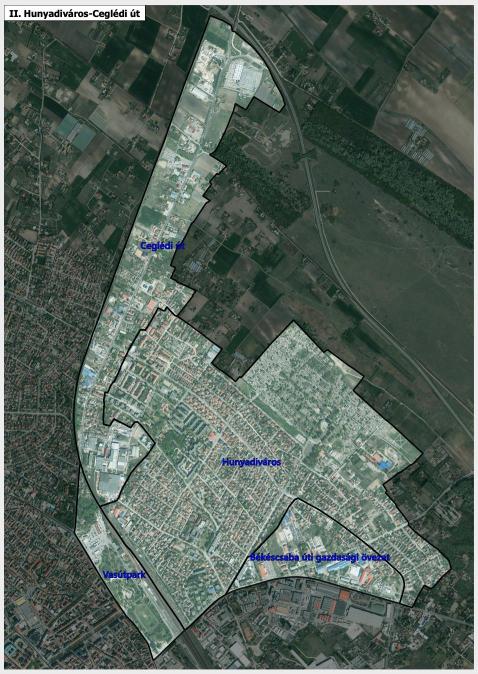
#> input picture data/neighborhoods/sources/municipal-kecskemet-figure74-first/figure74-p154-xref176.jpeg, 956 x 1348 px, found by its file name (shown at 1/2 size)
$ python initial-strict-black-trace.py
#> lines starting #> are read from the running program, lines starting #| are printed output that depends on the picture; after the words box and inside, x2 and y2 are one past the last pixel; in counts of white or black regions, pixels touching at a corner belong together
#!/usr/bin/env python3
"""Literal Figure74 black source-pixel contour for Hunyadiváros proper."""
import argparse
import hashlib
import heapq
import json
import math
from pathlib import Path
import sys
sys.dont_write_bytecode = True
P = Path(__file__).resolve().parent
SOURCE = P / 'figure74-p154-xref176.jpeg'
SOURCE_SHA = '1ecb076700d1be46f1712ca2c0ca1ed986581a99e5d5592b95b0b4511de30cd2'
LIMIT = 45
PAD = 14
A=(350,633)
SECTIONS = {
 'north-east': [A,(373,648),(400,667),(423,683),(442,697),(431,714),(423,727),(448,745),(471,762),(496,735),(523,706),(550,678),(586,641),(608,664),(631,687),(648,705),(655,700),(678,716),(700,737),(727,753),(707,780),(738,808),(769,838),(802,867),(826,888),(845,905),(829,922),(806,937),(786,951),(765,964),(772,979),(767,984),(781,997),(789,1007),(788,1018),(814,1043),(841,1067),(867,1090),(890,1110),(900,1121),(902,1138),(885,1152),(871,1165),(861,1176),(849,1171),(836,1192),(823,1213),(799,1206)],
 'economic-divider':[(799,1206),(804,1189),(808,1175),(809,1160),(803,1147),(786,1133),(761,1110),(736,1086),(713,1065),(688,1049),(659,1032),(628,1015),(594,997),(588,999),(574,1017),(560,1040),(545,1065),(530,1091),(515,1118),(498,1145),(482,1171),(454,1188)],
 'south-west':[(454,1188),(434,1202),(412,1218),(390,1239),(368,1259),(350,1232),(330,1205),(310,1176),(291,1148),(270,1119),(250,1088),(231,1061),(214,1037),(199,1013),(215,1008),(233,1002),(244,979),(254,955),(272,934),(292,914),(310,886),(292,864),(278,845),(269,844),(262,855),(243,846),(225,837),(219,851),(206,849),(207,822),(208,797),(209,784),(214,785),(222,763),(233,737),(244,713),(260,687),(280,660),(289,661),(302,638),(313,618),(327,623),(332,615),A]
}

def encode(v):
    return (json.dumps(v,ensure_ascii=False,indent=2,allow_nan=False)+'\n').encode()

def build(check=False):
#> called with check = False
    import numpy as np
    from PIL import Image,ImageDraw
    from shapely.geometry import Polygon
    from shapely.validation import explain_validity
    if hashlib.sha256(SOURCE.read_bytes()).hexdigest()!=SOURCE_SHA:
        raise ValueError('Changed exact source JPEG')
    image=Image.open(SOURCE).convert('RGB');rgb=np.asarray(image);value=rgb.max(axis=2)
#> in build, image is the input picture: PIL image 956x1348 RGB; mean R, G, B 85.2, 98.5, 89.9
#> after `value = rgb.max(axis=2)`:
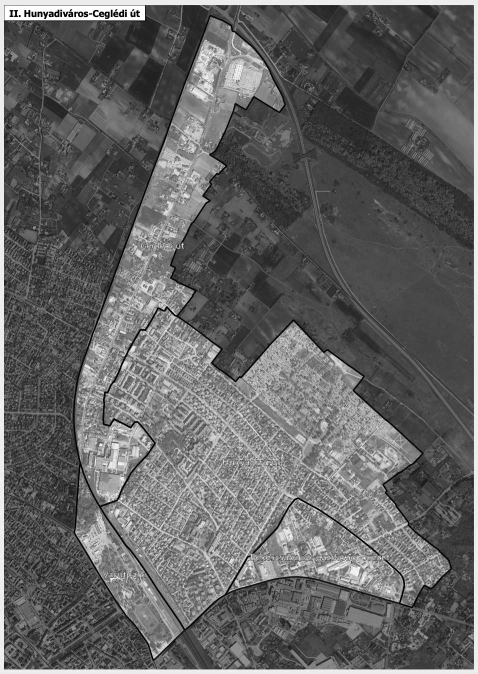
#> value: shape (1348, 956) (shown at 1/2 size); min 0, max 255, mean 99.3
    height,width=value.shape;allowed=value<=LIMIT;anchors={}
#> after `height, width = value.shape`: height = 1348; width = 956
#> after `allowed = value <= LIMIT`:
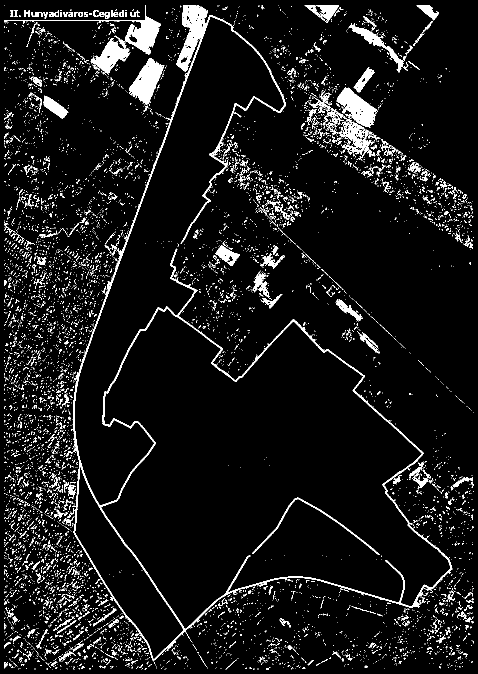
#> allowed: shape (1348, 956) bool (shown at 1/2 size); 6.9% white; 7968 white regions (7559 under 20 px), largest, box (x1, y1, x2, y2) and area: (144, 11, 904, 1323) 20629, (258, 116, 329, 211) 3249, (8, 10, 322, 109) 3193
    def anchor(p):
#> called with p = (350, 633)
        if p in anchors:return anchors[p]
        x,y=p;cs=[]
        for yy in range(max(0,y-9),min(height,y+10)):
            for xx in range(max(0,x-9),min(width,x+10)):
                if allowed[yy,xx]:
                    cs.append(((xx-x)**2+(yy-y)**2+float(value[yy,xx])*.01,(xx,yy)))
#> after the loop, cs = 85 items
        if not cs:raise ValueError('No actual black source pixel near '+str(p))
        anchors[p]=min(cs)[1];return anchors[p]
    # The main printed source-boundary network is one literal 8-connected
    # black component. This discards detached photographic dark specks when
    # looking up manual anchors; it never adds or changes an allowed pixel.
    start=anchor(A);stack=[start];component={start}
#> after `start = anchor(A)`: start = (350, 632)
#> after `stack = [start]`: stack = [(350, 632)]
#> after `component = {start}`: component = 1 item
    while stack:
        x,y=stack.pop()
        for dx,dy in [(1,0),(-1,0),(0,1),(0,-1),(1,1),(1,-1),(-1,1),(-1,-1)]:
            q=x+dx,y+dy
            if 0<=q[0]<width and 0<=q[1]<height and allowed[q[1],q[0]] and q not in component:
                component.add(q);stack.append(q)
#> this loop made 20629 passes
#> (x, y) on passes 1 to 3: (350, 632), (349, 631), (348, 630)
#> after the loop, component = 20629 items; stack = []
    allowed=np.zeros_like(allowed)
    for x,y in component:allowed[y,x]=True
#> this loop made 20629 passes
#> (x, y) on passes 1 to 3: (244, 509), (839, 1069), (239, 515)
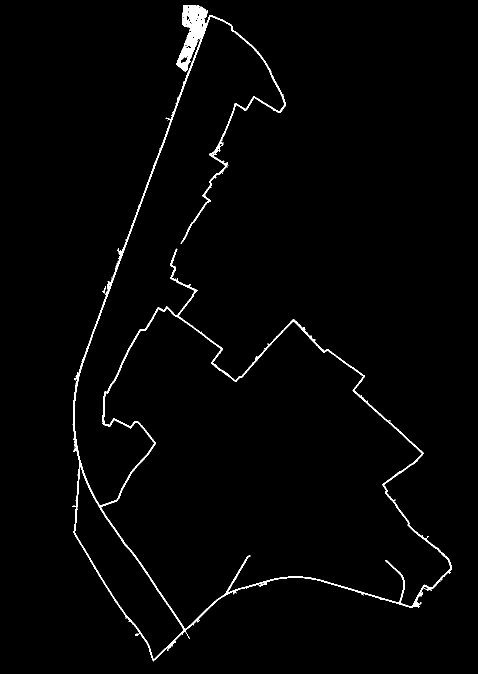
#> allowed: shape (1348, 956) bool (shown at 1/2 size); 1.6% white; 1 white region, box (x1, y1, x2, y2) and area: (144, 11, 904, 1323) 20629
    anchors={}
    def off_segment(p,a,b):
        dx,dy=b[0]-a[0],b[1]-a[1];den=dx*dx+dy*dy
        if not den:return math.dist(p,a)
        t=max(0,min(1,((p[0]-a[0])*dx+(p[1]-a[1])*dy)/den))
        return math.hypot(p[0]-a[0]-t*dx,p[1]-a[1]-t*dy)
    def path(a,b):
        lo=(max(0,min(a[0],b[0])-PAD),max(0,min(a[1],b[1])-PAD))
        hi=(min(width-1,max(a[0],b[0])+PAD),min(height-1,max(a[1],b[1])+PAD))
        best={a:0};back={};todo=[(0,a)]
        while todo:
            cost,u=heapq.heappop(todo)
            if cost!=best[u]:continue
            if u==b:break
            for dx,dy in [(1,0),(-1,0),(0,1),(0,-1),(1,1),(1,-1),(-1,1),(-1,-1)]:
                v=u[0]+dx,u[1]+dy
                if not(lo[0]<=v[0]<=hi[0] and lo[1]<=v[1]<=hi[1]) or not allowed[v[1],v[0]]:continue
                off=off_segment(v,a,b)
                if off>PAD:continue
                nc=cost+math.hypot(dx,dy)*(1+float(value[v[1],v[0]])*.04)+off*off*.001
                if nc<best.get(v,float('inf')):
                    best[v]=nc;back[v]=u;heapq.heappush(todo,(nc,v))
        if b not in best:raise ValueError('Disconnected actual source stroke '+str((a,b)))
        result=[b]
        while result[-1]!=a:result.append(back[result[-1]])
        return result[::-1]
    paths={}
    for key,seeds in SECTIONS.items():
        points=[]
        for a,b in zip(seeds,seeds[1:]):
            part=path(anchor(a),anchor(b));points+=part if not points else part[1:]
        paths[key]=points
    def joined(parts):
        result=[]
        for key,reverse in parts:
            section=paths[key][::-1] if reverse else paths[key]
            if result and result[-1]!=section[0]:raise ValueError('Disconnected original-source sections')
            result+=section if not result else section[1:]
        return result
    rings={'Hunyadiváros':joined([('north-east',False),('economic-divider',False),('south-west',False)])}
    records=[]
    for name,ring in rings.items():
        polygon=Polygon(ring)
        if ring[0]!=ring[-1] or not polygon.is_valid:
            raise ValueError(name+': '+explain_validity(polygon))
        if any(max(abs(a[0]-b[0]),abs(a[1]-b[1]))!=1 for a,b in zip(ring,ring[1:])):
            raise ValueError('Non-adjacent source-pixel trace')
        if any(not allowed[y,x] for x,y in ring):raise ValueError('Non-source pixel')
        records.append({'name':name,'denseVertexCountIncludingClosure':len(ring),
                        'areaSourcePixelsSquared':polygon.area,'originalHoleCount':len(polygon.interiors),
                        'maxRgb':max(int(value[y,x]) for x,y in ring),
                        'touchesImageFrame':any(x in(0,width-1)or y in(0,height-1)for x,y in ring)})
    result={'schemaVersion':1,'sourceImageSha256':SOURCE_SHA,'sourceImageSize':[width,height],
            'coordinateConvention':'Integer exact original-image pixel indices, x right/y down, no half-pixel offset.',
            'maxRgbThreshold':LIMIT,'sourceAnchorLookupRadiusPixels':9,'guideCorridorWidthPixels':PAD,
            'literalBlackComponentPixelCount':len(component),
            'manualGuideSeeds':SECTIONS,'actualSourceAnchors':[{'manual':a,'actualBlackSourcePixel':b}for a,b in anchors.items()],
            'sections':paths,'rings':rings,'records':records,
            'everyDenseVertexIsActualBlackSourcePixel':True,'allSuccessivePixelsAre8Neighbors':True,
            'inventedClosingEdgeFrameClosureSnapBufferRepairOrGapFillingUsed':False,
            'geometryStatus':'Closed literal-source-pixel contours. Geographic registration has not been created by this script.',
            'absoluteAccuracyMeters':None,'usableForAddressAssignment':False}
    destination=P/'source-pixel-trace.json';data=encode(result)
    if check:
        if not destination.exists() or destination.read_bytes()!=data:raise ValueError('Stale source pixel trace')
    else:
        destination.write_bytes(data);preview=image.copy();draw=ImageDraw.Draw(preview)
        for color,ring in zip(['red','yellow'],rings.values()):draw.line(ring,fill=color,width=2)
        preview.save(P/'source-pixel-preview.png')
    print(json.dumps({'mode':'check'if check else'build','records':records},ensure_ascii=False))

if __name__=='__main__':
    parser=argparse.ArgumentParser();parser.add_argument('--check',action='store_true')
#> (the run stopped early here; a loop or call above may not have finished)
